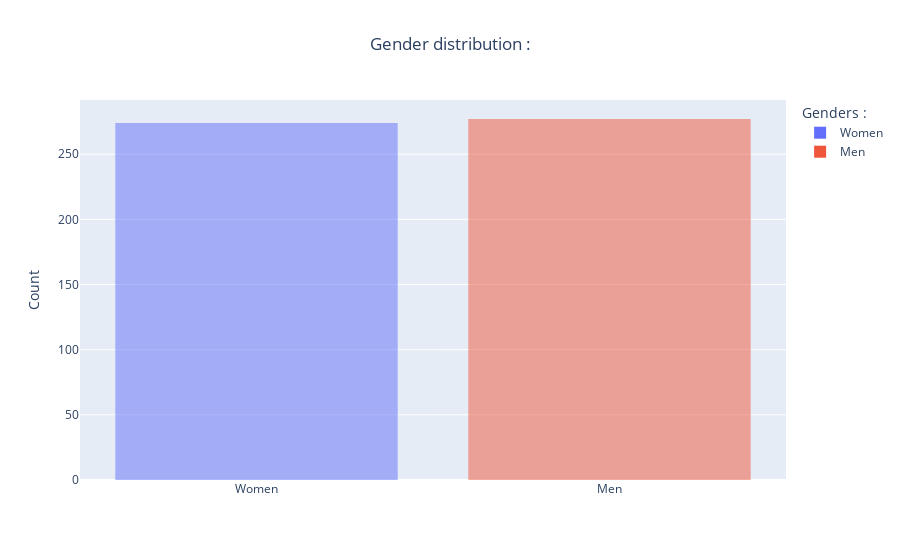

Write notebook code for a chart like this one.
### Markdown cell above
* Gender distribution:

### Code cell
fig1 = px.histogram(df_filtered, x='gender', barmode='overlay', color='gender', title="Gender distribution :")
fig1.update_xaxes(tickvals=[0, 1], ticktext=['Women', 'Men'], title_text='')
fig1.update_yaxes(title_text='Count')

fig1.update_layout(legend_title='Genders :',title_x=0.5,bargap=0.2)
fig1.for_each_trace(lambda t: t.update(name='Women' if t.name == '0' else 'Men'))
# Supprime les lignes entre les barres pour un meilleur rendu
fig1.update_traces(marker_line_width=0)
fig1.update_layout(bargap=0.2)
fig1.show()

### Figure 1 — Plotly figure (JSON) as saved in the notebook; plotly's stock layout.template omitted (floating-point values rounded to 4 significant figures; data arrays with more than 128 entries replaced by an {"elided": "..."} marker saying what was removed)
{"data": [{"alignmentgroup": "True", "bingroup": "x", "hovertemplate": "gender=%{x}<br>count=%{y}<extra></extra>", "legendgroup": "0", "marker": {"color": "#636efa", "line": {"width": 0}, "opacity": 0.5, "pattern": {"shape": ""}}, "name": "Women", "offsetgroup": "0", "orientation": "v", "showlegend": true, "type": "histogram", "x": {"elided": "274 int values"}, "xaxis": "x", "yaxis": "y"}, {"alignmentgroup": "True", "bingroup": "x", "hovertemplate": "gender=%{x}<br>count=%{y}<extra></extra>", "legendgroup": "1", "marker": {"color": "#EF553B", "line": {"width": 0}, "opacity": 0.5, "pattern": {"shape": ""}}, "name": "Men", "offsetgroup": "1", "orientation": "v", "showlegend": true, "type": "histogram", "x": {"elided": "277 int values"}, "xaxis": "x", "yaxis": "y"}], "layout": {"bargap": 0.2, "barmode": "overlay", "legend": {"title": {"text": "Genders :"}, "tracegroupgap": 0}, "title": {"text": "Gender distribution :", "x": 0.5}, "xaxis": {"anchor": "y", "categoryarray": [0, 1], "categoryorder": "array", "domain": [0, 1], "ticktext": ["Women", "Men"], "tickvals": [0, 1], "title": {"text": ""}}, "yaxis": {"anchor": "x", "domain": [0, 1], "title": {"text": "Count"}}}}
